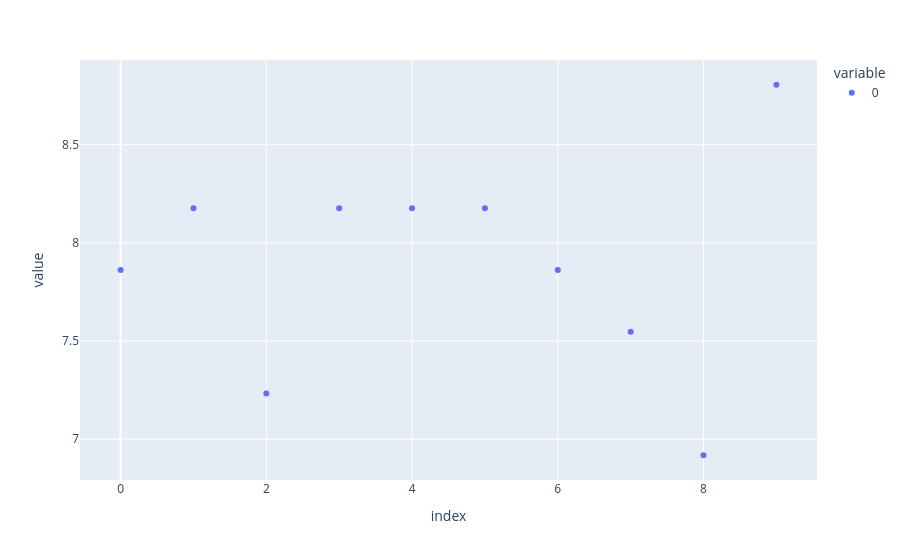

Write notebook code for a chart like this one.
### Code cell
px.scatter(d_cryst)

### Figure 1 — Plotly figure (JSON) as saved in the notebook; plotly's stock layout.template omitted (floating-point values rounded to 4 significant figures)
{"data": [{"hovertemplate": "variable=0<br>index=%{x}<br>value=%{y}<extra></extra>", "legendgroup": "0", "marker": {"color": "#636efa", "symbol": "circle"}, "mode": "markers", "name": "0", "orientation": "v", "showlegend": true, "type": "scatter", "x": [0, 1, 2, 3, 4, 5, 6, 7, 8, 9], "xaxis": "x", "y": [7.861, 8.176, 7.232, 8.176, 8.176, 8.176, 7.861, 7.547, 6.918, 8.805], "yaxis": "y"}], "layout": {"legend": {"title": {"text": "variable"}, "tracegroupgap": 0}, "margin": {"t": 60}, "xaxis": {"anchor": "y", "domain": [0, 1], "title": {"text": "index"}}, "yaxis": {"anchor": "x", "domain": [0, 1], "title": {"text": "value"}}}}
